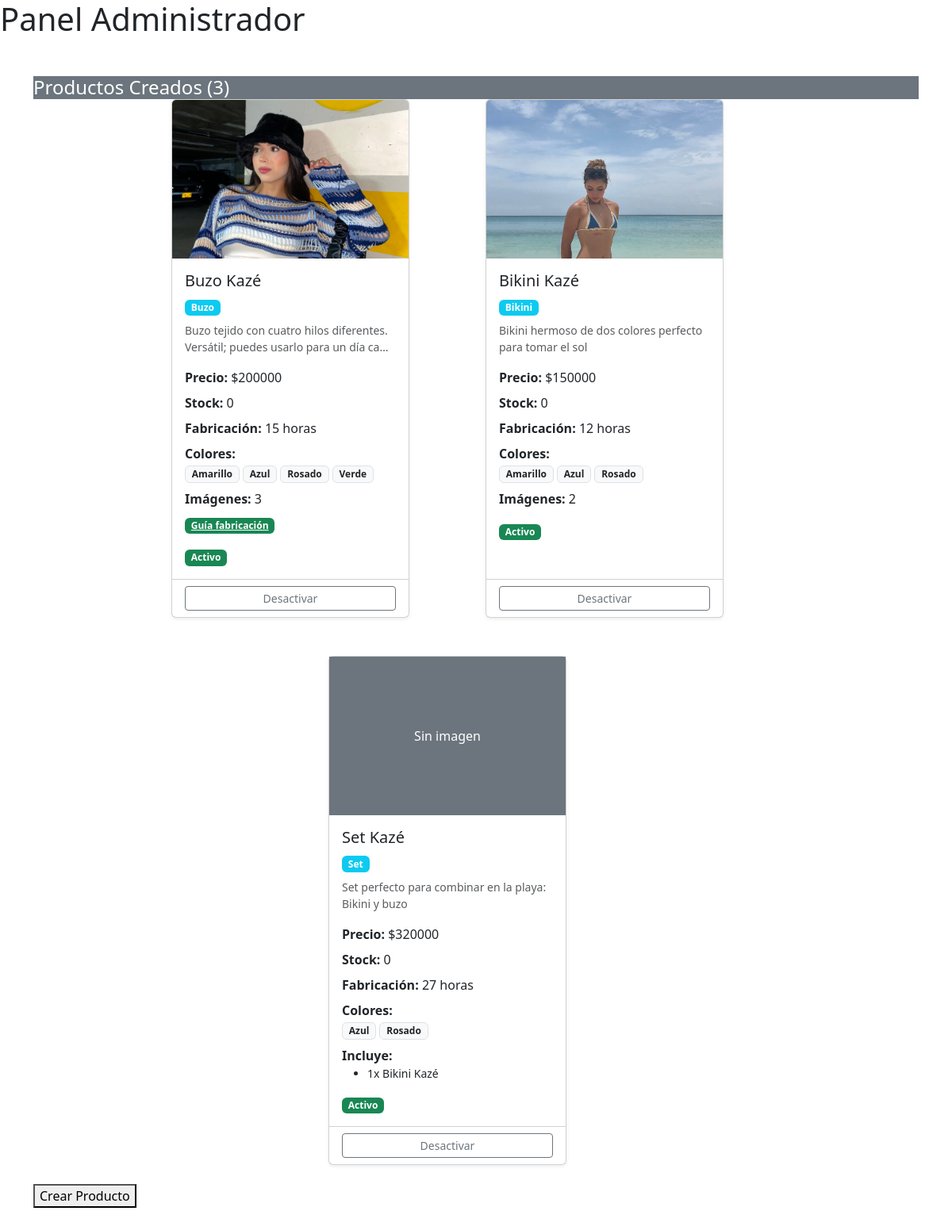
The app's page /administrator/ with its own data.
### crochet/models.py (models this page shows, shortened)
class Producto(models.Model):
    CATEGORIAS = [
        ('Bikini', 'Bikini'),
        ('Top', 'Top'),
        ('Falda', 'Falda'),
        ('Buzo', 'Buzo'),
        ('Vestido', 'Vestido'),
        ('Short', 'Short'),
        ('Set', 'Set'),
        ('Accesorio', 'Accesorio'),
        ('Pantalón', 'Pantalón'),
        ('Camisa', 'Camisa'),
        ('Otro', 'Otro'),
    ]
    categoria = models.CharField('Categoría', max_length=20, choices=CATEGORIAS)
    nombre = models.CharField('Nombre', max_length=150)
    descripcion = models.TextField('Descripción')
    precio = models.DecimalField('Precio', max_digits=10, decimal_places=2, validators=[MinValueValidator(Decimal('0.00'))])
    stock = models.IntegerField('Stock', default=0, validators=[MinValueValidator(0)])
    tiempo_fabricacion = models.IntegerField('Tiempo de Fabricación (horas)', validators=[MinValueValidator(0)])
    activo = models.BooleanField('Activo', default=True)
    guia_fabricacion = models.FileField(upload_to='guias/fabricacion/', blank=True, null=True)
    guia_tallas = models.ImageField(upload_to='guias/tallas/', blank=True, null=True)
    class Meta:
        db_table = 'producto'

class ProductoImagen(models.Model):
    id_producto = models.ForeignKey(
        Producto,
        on_delete=models.CASCADE,
        verbose_name='Producto',
        related_name='imagenes'
    )
    url_imagen = models.ImageField('Imagen', upload_to='productos/')
    class Meta:
        db_table = 'producto_imagen'

class ProductoColor(models.Model):
    id_producto = models.ForeignKey(
        Producto,
        on_delete=models.CASCADE,
        verbose_name='Producto',
        related_name='colores'
    )
    id_color_general = models.ForeignKey(
        ColorGeneral,
        on_delete=models.PROTECT,
        verbose_name='Color',
        related_name='productos_color'
    )
    disponible = models.BooleanField('Disponible', default=True)
    class Meta:
        db_table = 'producto_color'

class ColorGeneral(models.Model):
    nombre = models.CharField('Nombre del Color', max_length=50, unique=True)
    class Meta:
        db_table = 'color_general'

class SetProducto(models.Model):
    id_producto_set = models.ForeignKey(
        Producto,
        on_delete=models.CASCADE,
        verbose_name='Producto Set',
        related_name='componentes_set',
        limit_choices_to={'categoria': 'Set'}
    )
    id_producto_individual = models.ForeignKey(
        Producto,
        on_delete=models.CASCADE,
        verbose_name='Producto Individual',
        related_name='pertenece_a_sets'
    )
    cantidad = models.IntegerField('Cantidad', validators=[MinValueValidator(1)])
    precio_set = models.DecimalField('Precio en Set', max_digits=10, decimal_places=2, validators=[MinValueValidator(Decimal('0.00'))], help_text='Precio con descuento aplicado')
    class Meta:
        db_table = 'set_producto'

### crochet/views.py (the view)
# urls.py: path('administrator/', crochetViews.administrator, name='administrator'),
def administrator(request):
    productos = Producto.objects.all()
    return render(request, 'administrator.html', {'productos': productos})

### crochet/templates/administrator.html (shortened to what this page needs)
<!DOCTYPE html>
<html>
<head>
    <link href="https://cdn.jsdelivr.net/npm/bootstrap@5.3.2/dist/css/bootstrap.min.css" rel="stylesheet">
</head>
<body>
    <h1>Panel Administrador</h1>
    <div class="container mt-5 mb-5">
        <div class="card-header bg-secondary text-white">
            <h4 class="mb-0">Productos Creados ({{ productos|length }})</h4>
        </div>
        <div class="card-body">
            <div class="d-flex flex-wrap justify-content-center gap-4">
                {% for producto in productos %}
                <div class="col-md-6 col-lg-4 mb-4">
                    <div class="card h-100 shadow-sm" style="width: 300px;">
                        {% if producto.imagenes.all %}
                            {% with producto.imagenes.first as primera_imagen %}
                            <img src="{{ primera_imagen.url_imagen.url }}"
                                 class="card-img-top"
                                 style="height: 200px; object-fit: cover;"
                                 alt="{{ producto.nombre }}">
                            {% endwith %}
                        {% else %}
                            <div class="bg-secondary d-flex align-items-center justify-content-center"
                                 style="height: 200px;">
                                <span class="text-white">Sin imagen</span>
                            </div>
                        {% endif %}
                        <div class="card-body">
                            <h5 class="card-title">{{ producto.nombre }}</h5>
                            <span class="badge bg-info mb-2">{{ producto.categoria }}</span>
                            <p class="card-text text-muted small">
                                {{ producto.descripcion|truncatechars:80 }}
                            </p>
                            <div class="mb-2">
                                <strong>Precio:</strong> ${{ producto.precio|floatformat:0 }}
                            </div>
                            <div class="mb-2">
                                <strong>Stock:</strong> {{ producto.stock }}
                            </div>
                            <div class="mb-2">
                                <strong>Fabricación:</strong> {{ producto.tiempo_fabricacion }} horas
                            </div>
                            {% if producto.colores.all %}
                            <div class="mb-2">
                                <strong>Colores:</strong><br>
                                {% for pc in producto.colores.all %}
                                    <span class="badge bg-light text-dark border">
                                        {{ pc.id_color_general.nombre }}
                                    </span>
                                {% endfor %}
                            </div>
                            {% endif %}
                            {% if producto.imagenes.all|length > 1 %}
                            <div class="mb-2">
                                <strong>Imágenes:</strong> {{ producto.imagenes.all|length }}
                            </div>
                            {% endif %}
                            <div class="mb-2">
                                {% if producto.guia_fabricacion %}
                                <a href="{{ producto.guia_fabricacion.url }}" class="badge bg-success" target="_blank">
                                Guía fabricación
                                </a>
                                {% endif %}
                            </div>
                            {% if producto.categoria == 'Set' and producto.componentes_set.all %}
                            <div class="mb-2">
                                <strong>Incluye:</strong>
                                <ul class="small mb-0">
                                    {% for item in producto.componentes_set.all %}
                                    <li>{{ item.cantidad }}x {{ item.id_producto_individual.nombre }}</li>
                                    {% endfor %}
                                </ul>
                            </div>
                            {% endif %}
                            <div class="mt-3">
                                {% if producto.activo %}
                                    <span class="badge bg-success">Activo</span>
                                {% else %}
                                    <span class="badge bg-danger">Inactivo</span>
                                {% endif %}
                            </div>
                        </div>
                        <div class="card-footer bg-transparent">
                            <div class="d-flex gap-2">
                                <a href="{% url 'toggle_producto' producto.id %}"
                                   class="btn btn-sm btn-outline-secondary flex-fill">
                                    {% if producto.activo %}
                                        Desactivar
                                    {% else %}
                                        Activar
                                    {% endif %}
                                </a>
                            </div>
                        </div>
                    </div>
                </div>
                {% empty %}
                <div class="col-12">
                    <div class="alert alert-info text-center">
                        <h5>No hay productos aún</h5>
                    </div>
                </div>
                {% endfor %}
            </div>
        </div>
        <a href="{% url 'new_product' %}">
        <button>Crear Producto</button>
    </a>
    </div>
</body>
</html>

### records on screen
Producto: imagenes.first.url_imagen (picture), nombre "Buzo Kazé", categoria "Buzo", descripcion "Buzo tejido con cuatro hilos diferentes. Versátil; puedes usarlo para un día ca…", precio "200000", stock "0", tiempo_fabricacion "15", imagenes.all|length "3", activo "Activo"
ProductoColor: id_color_general.nombre "Amarillo"
ProductoColor: id_color_general.nombre "Azul"
ProductoColor: id_color_general.nombre "Rosado"
ProductoColor: id_color_general.nombre "Verde"
Producto: imagenes.first.url_imagen (picture), nombre "Bikini Kazé", categoria "Bikini", descripcion "Bikini hermoso de dos colores perfecto para tomar el sol", precio "150000", stock "0", tiempo_fabricacion "12", imagenes.all|length "2", activo "Activo"
ProductoColor: id_color_general.nombre "Amarillo"
ProductoColor: id_color_general.nombre "Azul"
ProductoColor: id_color_general.nombre "Rosado"
Producto: shows "Sin imagen", nombre "Set Kazé", categoria "Set", descripcion "Set perfecto para combinar en la playa: Bikini y buzo", precio "320000", stock "0", tiempo_fabricacion "27", activo "Activo"
ProductoColor: id_color_general.nombre "Azul"
ProductoColor: id_color_general.nombre "Rosado"
SetProducto: cantidad "1", id_producto_individual.nombre "Bikini Kazé"

### other values on screen
{{ productos|length }} "3"
